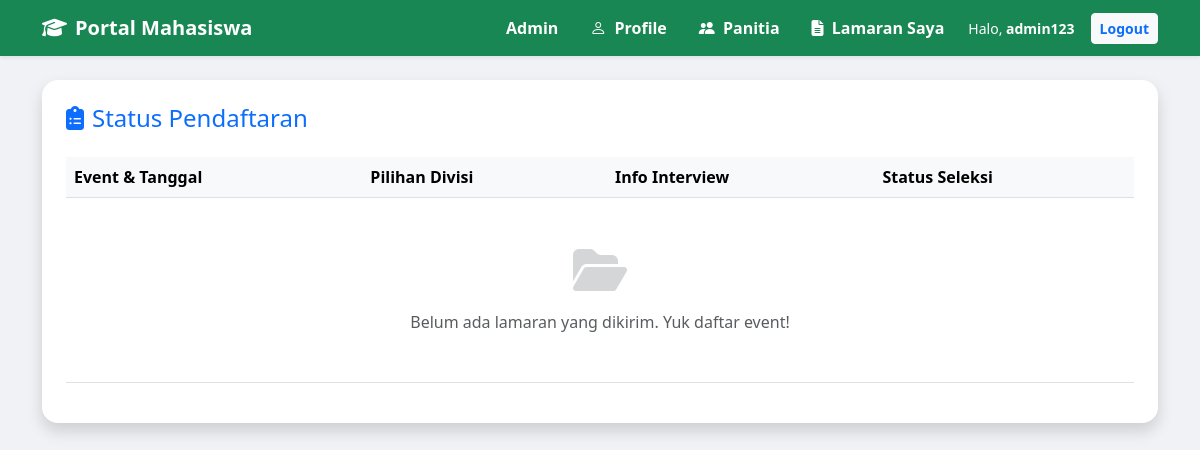
Before: /STUDENT/my_applications.php (signed in) with the older database file.
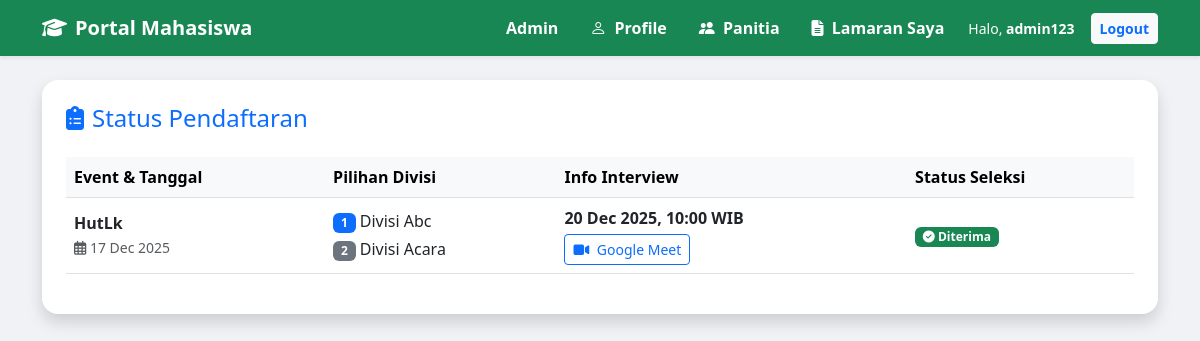
After: the same page with the newer database file.
### tables this page shows
CREATE TABLE `registrations` (
  `registration_id` int(11) NOT NULL,
  `user_id` int(11) NOT NULL,
  `position_id` int(11) NOT NULL,
  `position_id_2` int(11) DEFAULT NULL,
  `motivation` text DEFAULT NULL,
  `experience` text DEFAULT NULL,
  `cv_file` varchar(255) DEFAULT NULL,
  `portfolio_file` varchar(255) DEFAULT NULL,
  `interview_time` datetime DEFAULT NULL,
  `meet_link` varchar(255) DEFAULT NULL,
  `status` enum('pending','accepted','declined') DEFAULT 'pending',
  `registered_at` timestamp NOT NULL DEFAULT current_timestamp()
);

CREATE TABLE `events` (
  `event_id` int(100) NOT NULL,
  `event_name` varchar(255) NOT NULL,
  `event_description` text DEFAULT NULL,
  `event_date` date NOT NULL,
  `event_end_date` date DEFAULT NULL,
  `event_location` varchar(100) DEFAULT NULL,
  `event_category` varchar(50) DEFAULT NULL,
  `event_poster` varchar(255) DEFAULT NULL,
  `event_status` enum('draft','published') DEFAULT 'draft',
  `created_at` timestamp NOT NULL DEFAULT current_timestamp() ON UPDATE current_timestamp(),
  `created_by` int(100) DEFAULT NULL
);

CREATE TABLE `positions` (
  `position_id` int(11) NOT NULL,
  `event_id` int(11) NOT NULL,
  `position_name` varchar(100) NOT NULL,
  `quota` int(11) NOT NULL DEFAULT 0,
  `description` text DEFAULT NULL,
  `created_at` timestamp NOT NULL DEFAULT current_timestamp()
);

### STUDENT/my_applications.php (the view)
<?php
require_once '../koneksi.php';
include('navbar_mahasiswa.php');
$email = $_SESSION['email'];
$q_user = mysqli_query($conn, "SELECT id FROM users WHERE email = '$email'");
$d_user = mysqli_fetch_assoc($q_user);
$user_id = $d_user['id'];
$query = "SELECT r.*,
          e.event_name, e.event_date, e.event_location,
          p1.position_name as pos_utama,
          p2.position_name as pos_cadangan
          FROM registrations r
          JOIN positions p1 ON r.position_id = p1.position_id
          LEFT JOIN positions p2 ON r.position_id_2 = p2.position_id
          JOIN events e ON p1.event_id = e.event_id
          WHERE r.user_id = '$user_id'
          ORDER BY r.registered_at DESC";
$result = mysqli_query($conn, $query);
?>
<div class="container mt-4 mb-5">
    <div class="card shadow border-0 rounded-4">
        <div class="card-body p-4">
            <h4 class="mb-4 text-primary"><i class="fas fa-clipboard-list me-2"></i>Status Pendaftaran</h4>
            <div class="table-responsive">
                <table class="table table-hover align-middle">
                    <thead class="table-light">
                        <tr>
                            <th>Event & Tanggal</th>
                            <th>Pilihan Divisi</th>
                            <th>Info Interview</th>
                            <th>Status Seleksi</th>
                        </tr>
                    </thead>
                    <tbody>
                        <?php if(mysqli_num_rows($result) > 0) {
                            while($row = mysqli_fetch_assoc($result)) { ?>
                            <tr>
                                <td>
                                    <strong class="text-dark"><?php echo htmlspecialchars($row['event_name']); ?></strong><br>
                                    <small class="text-muted"><i class="far fa-calendar-alt"></i> <?php echo date('d M Y', strtotime($row['event_date'])); ?></small>
                                </td>
                                <td>
                                    <div class="mb-1"><span class="badge bg-primary">1</span> <?php echo $row['pos_utama']; ?></div>
                                    <?php if($row['pos_cadangan']) { ?>
                                        <div><span class="badge bg-secondary">2</span> <?php echo $row['pos_cadangan']; ?></div>
                                    <?php } ?>
                                </td>
                                <td>
                                    <?php if($row['interview_time']) { ?>
                                        <div class="fw-bold text-dark mb-1">
                                            <?php echo date('d M Y, H:i', strtotime($row['interview_time'])); ?> WIB
                                        </div>
                                        <?php if($row['meet_link']) { ?>
                                            <a href="<?php echo $row['meet_link']; ?>" target="_blank" class="btn btn-sm btn-outline-primary">
                                                <i class="fas fa-video me-1"></i> Google Meet
                                            </a>
                                        <?php } ?>
                                    <?php } else { echo "<span class='text-muted'>-</span>"; } ?>
                                </td>
                                <td>
                                    <?php
                                    if($row['status'] == 'pending') {
                                        echo '<span class="badge bg-warning text-dark"><i class="fas fa-clock"></i> Menunggu</span>';
                                    } elseif($row['status'] == 'accepted') {
                                        echo '<span class="badge bg-success"><i class="fas fa-check-circle"></i> Diterima</span>';
                                    } else {
                                        echo '<span class="badge bg-danger"><i class="fas fa-times-circle"></i> Ditolak</span>';
                                    }
                                    ?>
                                </td>
                            </tr>
                        <?php } } else { ?>
                            <tr>
                                <td colspan="4" class="text-center py-5 text-muted">
                                    <i class="fas fa-folder-open fa-3x mb-3 opacity-25"></i><br>
                                    Belum ada lamaran yang dikirim. Yuk daftar event!
                                </td>
                            </tr>
                        <?php } ?>
                    </tbody>
                </table>
            </div>
        </div>
    </div>
</div>
</body>
</html>

### STUDENT/navbar_mahasiswa.php (shortened to what this page needs)
<!DOCTYPE html>
<html lang="id">
<head>
    <link href="https://cdn.jsdelivr.net/npm/bootstrap@5.3.0/dist/css/bootstrap.min.css" rel="stylesheet">
    <link rel="stylesheet" href="https://cdnjs.cloudflare.com/ajax/libs/font-awesome/6.4.0/css/all.min.css">
    <link rel="stylesheet" href="https://cdn.jsdelivr.net/npm/bootstrap-icons@1.13.1/font/bootstrap-icons.min.css">
</head>
<body>
    <nav class="navbar navbar-expand-lg navbar-dark bg-success sticky-top shadow-sm">
        <div class="container">
            <a class="navbar-brand fw-bold"><i class="fas fa-graduation-cap me-2"></i>Portal Mahasiswa</a>
            <div class="collapse navbar-collapse" id="navbarNav">
                <ul class="navbar-nav ms-auto align-items-center">
                    <?php if($_SESSION['role'] == "admin"): ?>
                    <li class="nav-item me-3">
                         <a href="../ADMIN/admin_dashboard.php" class="nav-link text-white active fw-semibold">
                            <i class=""></i> Admin
                        </a>
                    </li>
                    <?php endif; ?>
                    <li class="nav-item me-3">
                         <a href="index.php" class="nav-link text-white active fw-semibold">
                            <i class="bi bi-person me-1"></i> Profile
                        </a>
                    </li>
                    <li class="nav-item me-3">
                         <a href="student_dashboard.php" class="nav-link text-white active fw-semibold">
                            <i class="bi bi-people-fill me-1"></i> Panitia
                        </a>
                    </li>
                    <li class="nav-item me-3">
                         <a href="my_applications.php" class="nav-link text-white active fw-semibold">
                            <i class="fas fa-file-alt me-1"></i> Lamaran Saya
                        </a>
                    </li>
                    <li class="nav-item">
                        <span class="text-white me-3 small">Halo, <strong><?php echo htmlspecialchars($_SESSION['name']); ?></strong></span>
                    </li>
                    <li class="nav-item">
                        <a href="../LOGIN/logout.php" class="btn btn-light btn-sm text-primary fw-bold">Logout</a>
                    </li>
                </ul>
            </div>
        </div>
    </nav>

### STUDENT/navbar_mahasiswa.php (style rules this page uses)
body { background-color: #f0f2f5; font-family: 'Segoe UI', sans-serif; }

Changed rows visible on the page:
added registrations: events.event_name "HutLk", events.event_date "17 Dec 2025", position.position_name "Divisi Abc", position_id_2.position_name "Divisi Acara", interview_time "20 Dec 2025, 10:00", status "accepted" (drawn)
Other visible differences:
text no longer shown: "Belum ada lamaran yang dikirim. Yuk daftar event!"
